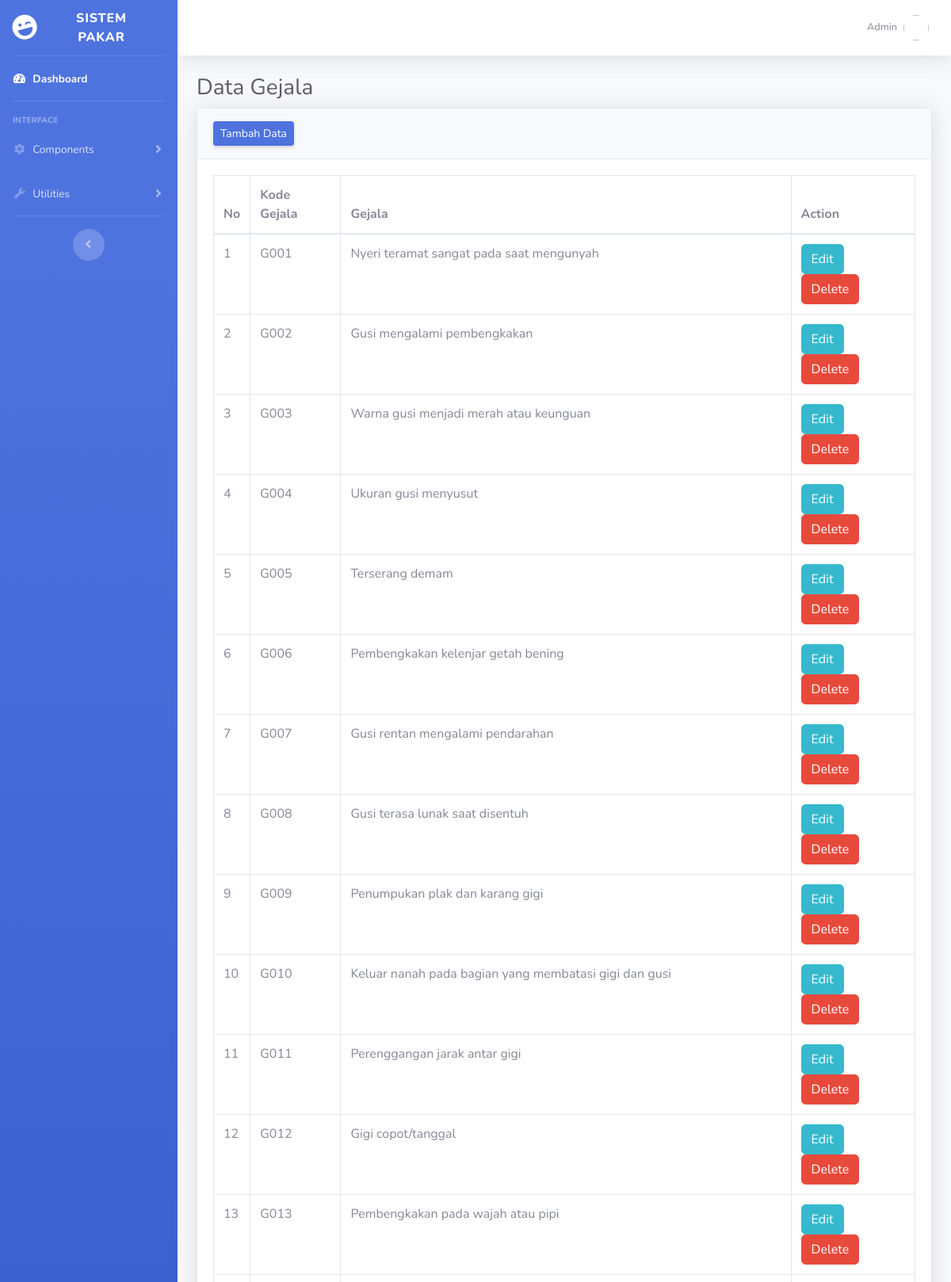
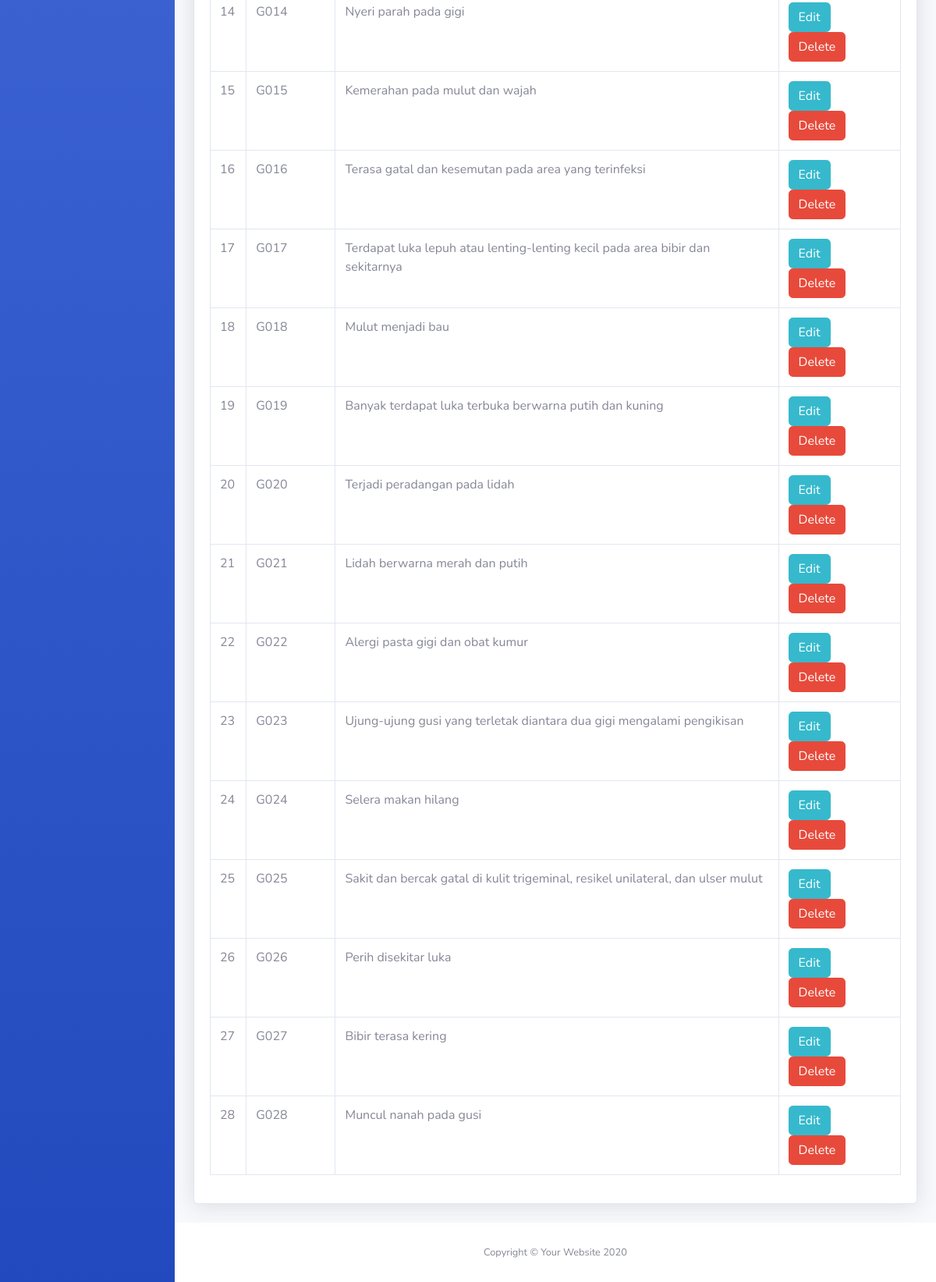
Page /admin/gejala.php on the committed database (2 pictures, top to bottom).
### tables this page shows
CREATE TABLE `tbl_gejala` (
  `id_gejala` int(11) NOT NULL,
  `kd_gejala` varchar(10) NOT NULL,
  `nama_gejala` text NOT NULL
);

### admin/gejala.php (the view, shortened to what this page needs)
<?php include 'header.php' ?>
        <div class="container-fluid">
          <h1 class="h3 mb-2 text-gray-800">Data Gejala</h1>
          <div class="card shadow mb-4">
            <div class="card-header py-3">
              <a href="#" class="d-none d-sm-inline-block btn btn-sm btn-primary shadow-sm" data-toggle="modal" data-target="#tambah_siswa">Tambah Data</a>
            </div>
            <div class="card-body">
              <div class="table-responsive">
                <table class="table table-bordered" id="dataTable" width="100%" cellspacing="0">
                  <thead>
                    <tr>
                      <th>No</th>
                      <th>Kode Gejala</th>
                      <th>Gejala</th>
                      <th>Action</th>
                    </tr>
                  </thead>
                  <tbody>
                  	 <?php
                    	  include '../function/koneksi.php';
	                      $q = "select * from tbl_gejala";
	                      $ex = mysqli_query($koneksi,$q);
	                      $a = 1;
	                      while ($r = mysqli_fetch_array($ex)) {
                     ?>
                    <tr>
                      <td><?php echo $a; ?></td>
                      <td><?php echo $r['kd_gejala'] ?></td>
                      <td><?php echo $r['nama_gejala'] ?></td>
                      <td><button type="button" class="btn btn-info" data-toggle="modal" data-target="#edit_gejala<?php echo $r['id_gejala']; ?>">Edit</button>
                      <a href="../function/f_delete_gejala.php?id_gejala=<?php echo $r['id_gejala']; ?>"><button type="button" class="btn btn-danger">Delete</button></a></td>
                    </tr>
                    <?php $a = $a +1; } ?>
                  </tbody>
                </table>
              </div>
            </div>
          </div>
        </div>
<?php include 'footer.php' ?>

### rows in the picture
tbl_gejala: kd_gejala "G001", nama_gejala "Nyeri teramat sangat pada saat mengunyah"
tbl_gejala: kd_gejala "G002", nama_gejala "Gusi mengalami pembengkakan"
tbl_gejala: kd_gejala "G003", nama_gejala "Warna gusi menjadi merah atau keunguan"
tbl_gejala: kd_gejala "G004", nama_gejala "Ukuran gusi menyusut"
tbl_gejala: kd_gejala "G005", nama_gejala "Terserang demam"
tbl_gejala: kd_gejala "G006", nama_gejala "Pembengkakan kelenjar getah bening"
tbl_gejala: kd_gejala "G007", nama_gejala "Gusi rentan mengalami pendarahan"
tbl_gejala: kd_gejala "G008", nama_gejala "Gusi terasa lunak saat disentuh"
tbl_gejala: kd_gejala "G009", nama_gejala "Penumpukan plak dan karang gigi"
tbl_gejala: kd_gejala "G010", nama_gejala "Keluar nanah pada bagian yang membatasi gigi dan gusi"
tbl_gejala: kd_gejala "G011", nama_gejala "Perenggangan jarak antar gigi"
tbl_gejala: kd_gejala "G012", nama_gejala "Gigi copot/tanggal"
tbl_gejala: kd_gejala "G013", nama_gejala "Pembengkakan pada wajah atau pipi"
tbl_gejala: kd_gejala "G014", nama_gejala "Nyeri parah pada gigi"
tbl_gejala: kd_gejala "G015", nama_gejala "Kemerahan pada mulut dan wajah"
tbl_gejala: kd_gejala "G016", nama_gejala "Terasa gatal dan kesemutan pada area yang terinfeksi"
tbl_gejala: kd_gejala "G017", nama_gejala "Terdapat luka lepuh atau lenting-lenting kecil pada area bibir dan sekitarnya"
tbl_gejala: kd_gejala "G018", nama_gejala "Mulut menjadi bau"
tbl_gejala: kd_gejala "G019", nama_gejala "Banyak terdapat luka terbuka berwarna putih dan kuning"
tbl_gejala: kd_gejala "G020", nama_gejala "Terjadi peradangan pada lidah"
tbl_gejala: kd_gejala "G021", nama_gejala "Lidah berwarna merah dan putih"
tbl_gejala: kd_gejala "G022", nama_gejala "Alergi pasta gigi dan obat kumur"
tbl_gejala: kd_gejala "G023", nama_gejala "Ujung-ujung gusi yang terletak diantara dua gigi mengalami pengikisan"
tbl_gejala: kd_gejala "G024", nama_gejala "Selera makan hilang"
tbl_gejala: kd_gejala "G025", nama_gejala "Sakit dan bercak gatal di kulit trigeminal, resikel unilateral, dan ulser mulut"
tbl_gejala: kd_gejala "G026", nama_gejala "Perih disekitar luka"
tbl_gejala: kd_gejala "G027", nama_gejala "Bibir terasa kering"
tbl_gejala: kd_gejala "G028", nama_gejala "Muncul nanah pada gusi"
